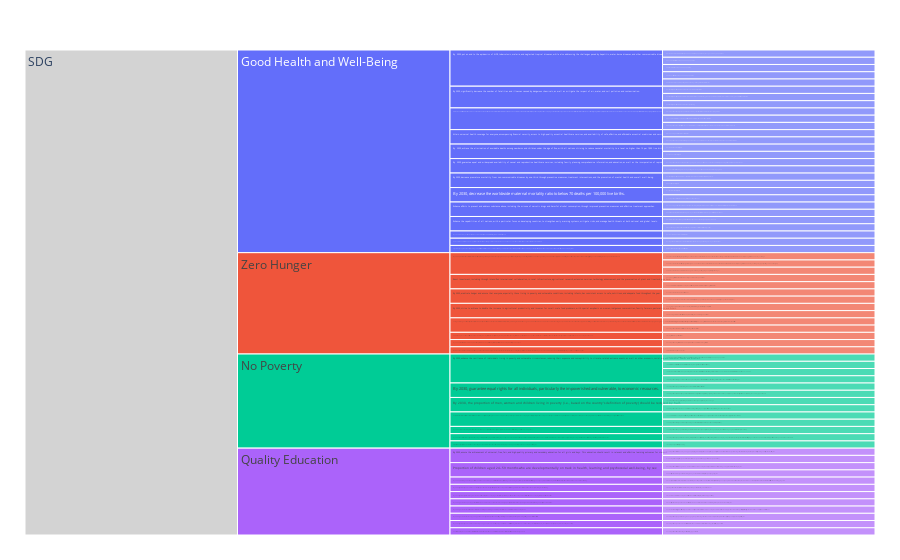

Notebook cell for this chart:
### Code cell
fig = px.icicle(sdg_info_df, path=['SDG', 'Main SDG', 'Target', 'Indicator'], hover_data = None)
fig.update_traces(root_color='lightgrey',hovertemplate = None, hoverinfo = "skip")
fig.update_layout(margin = dict(t=50, l=25, r=25, b=25))
fig.show()
